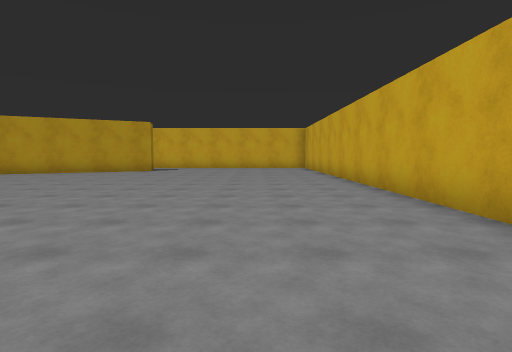
View 1 (above)

16 first-person views from a walk through a scene from a Unity 3-D project. The camera is 1.4 m above the floor, tilts 4° down and sees 80° across. The floor is counted in squares, 2 m on a side. Each view is taken from the middle of a square. On the plan, view 1 faces up. The plan holds only what a view shows up to about 10 squares ahead; the rest is blank. The place goes on beyond the plan. The player character is not drawn. Surface patterns are stand-ins for the level's own textures.

View 2
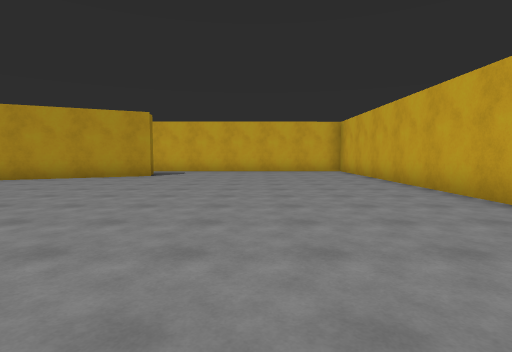

View 3
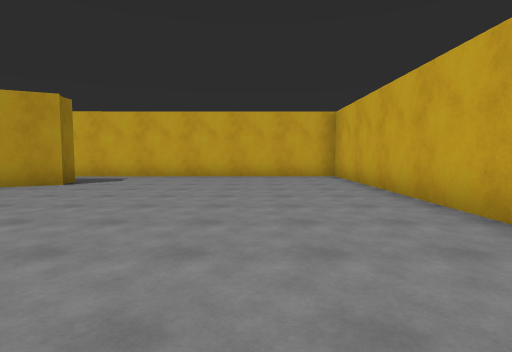

View 4
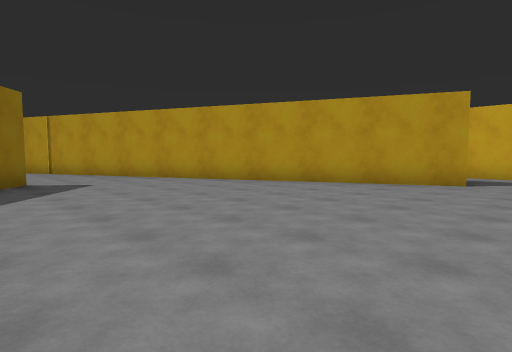

View 5
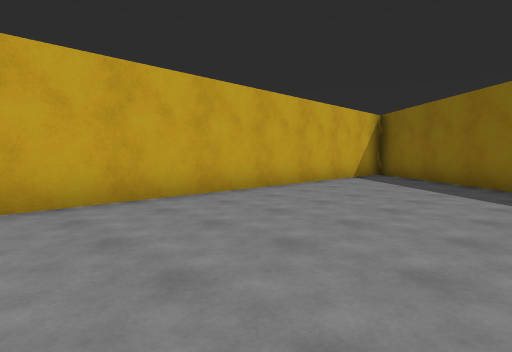

View 6
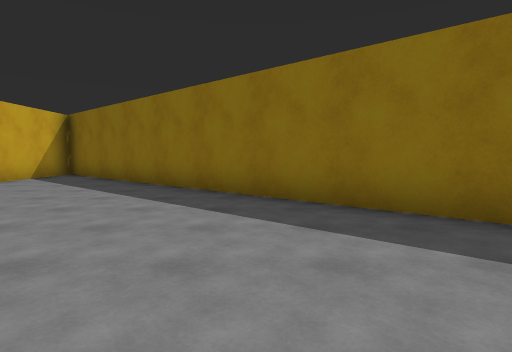

View 7
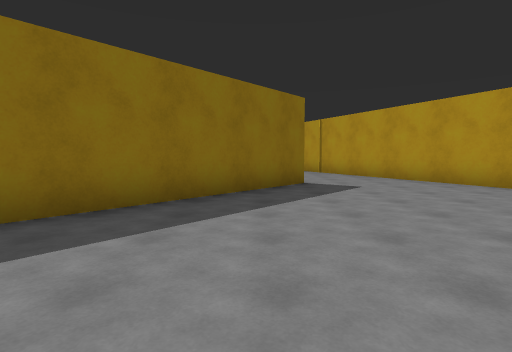

View 8
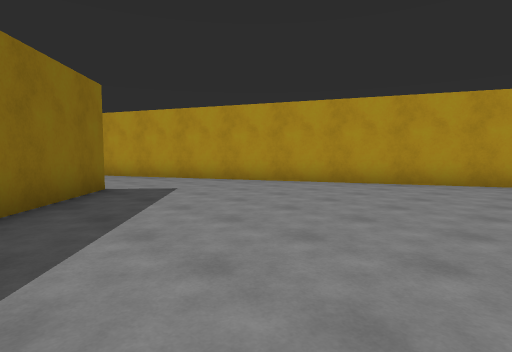

View 9
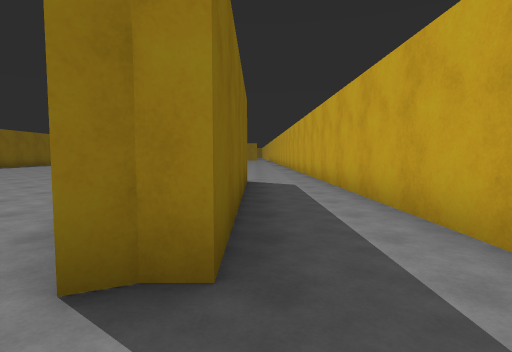

View 10
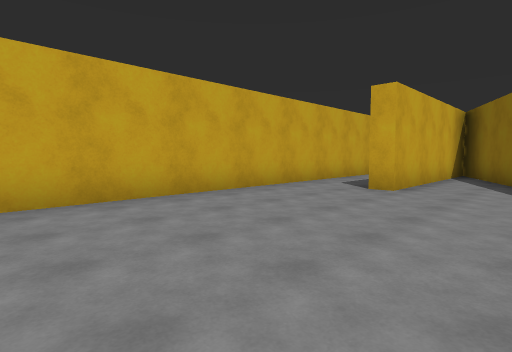

View 11
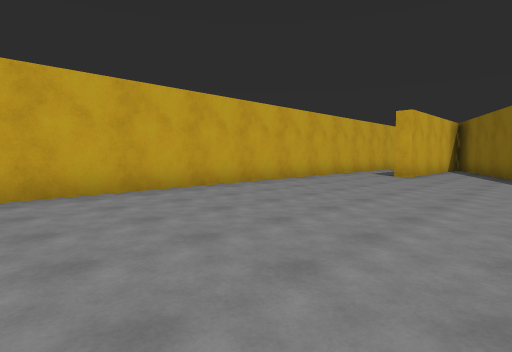

View 12
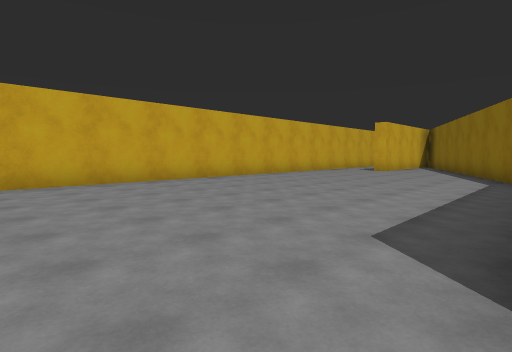

View 13
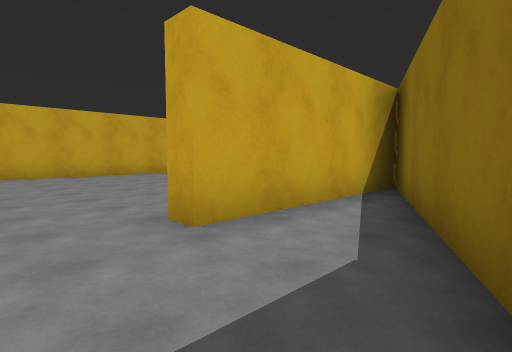

View 14
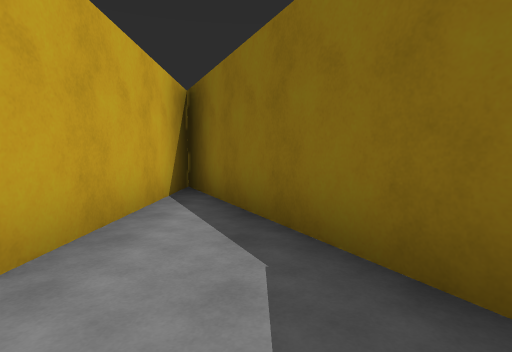

View 15
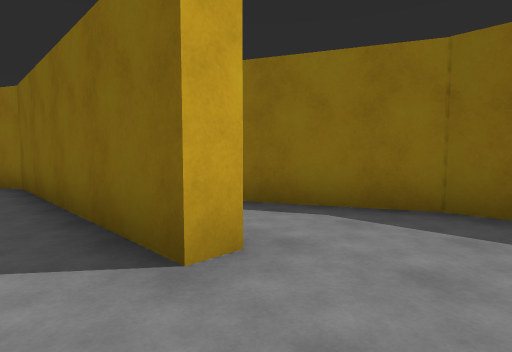

View 16
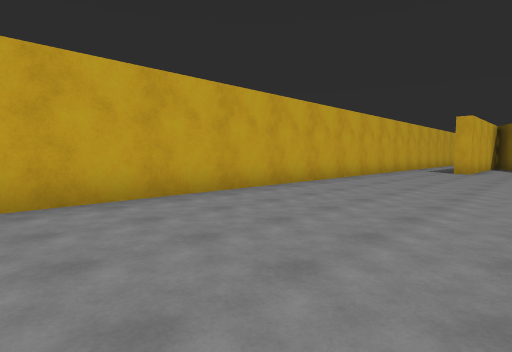

### Floor plan
Points are (right, up) in squares from view 1. A wall is a line through its corners. A room is listed if a view was taken in it or the views show most of it. See-through windows are left out.
Room 1 (views 1, 2, 3, 4, 5, 6, 7, 8, 9)
walls: (-11.6, 6.2) (2, -5.2); (-11, 13.8) (-4.6, 13.8) (-4.6, 13.4) (-4.5, 13) (-15.4, 7.9); (2.6, -5.1) (2.6, 15.9) (-10.6, 15.8)
ways out: opening at (-10, 15) to room 2; opening at (-13.5, 6.2)
Room 2 (views 10, 11, 12, 15, 16)
walls: (-22.4, 7.5) (-22.4, 8) (-16.2, 8) (-11.9, 10.1); (-10, 10.9) (-5.1, 13.3) (-11, 13.3) (-11, 13.8); (-10.6, 15.8) (-23.6, 15.7)
ways out: opening at (-10, 15) to room 1; opening at (-23.5, 8) to room 3
Room 3 (views 13, 14)
walls: (-23.8, 4.8) (-23, 4.8) (-17.3, 7.5) (-22.4, 7.5)
ways out: opening at (-23.5, 8) to room 2

Where each view was taken, in squares from view 1:
view 1: 0 up, 0 right, facing up
view 2: 3 up, 1 left, facing up
view 3: 6 up, 0 right, facing up
view 4: 5 up, 3 left, facing up-left
view 5: 5 up, 2 left, facing down-right
view 6: 5 up, 4 left, facing down
view 7: 5 up, 4 left, facing left
view 8: 4 up, 5 left, facing up-left
view 9: 14 up, 3 left, facing left
view 10: 11 up, 17 left, facing up-right
view 11: 10 up, 21 left, facing up-right
view 12: 8 up, 24 left, facing up-right
view 13: 5 up, 24 left, facing up-right
view 14: 6 up, 24 left, facing right
view 15: 9 up, 24 left, facing down-right
view 16: 11 up, 24 left, facing up-right
